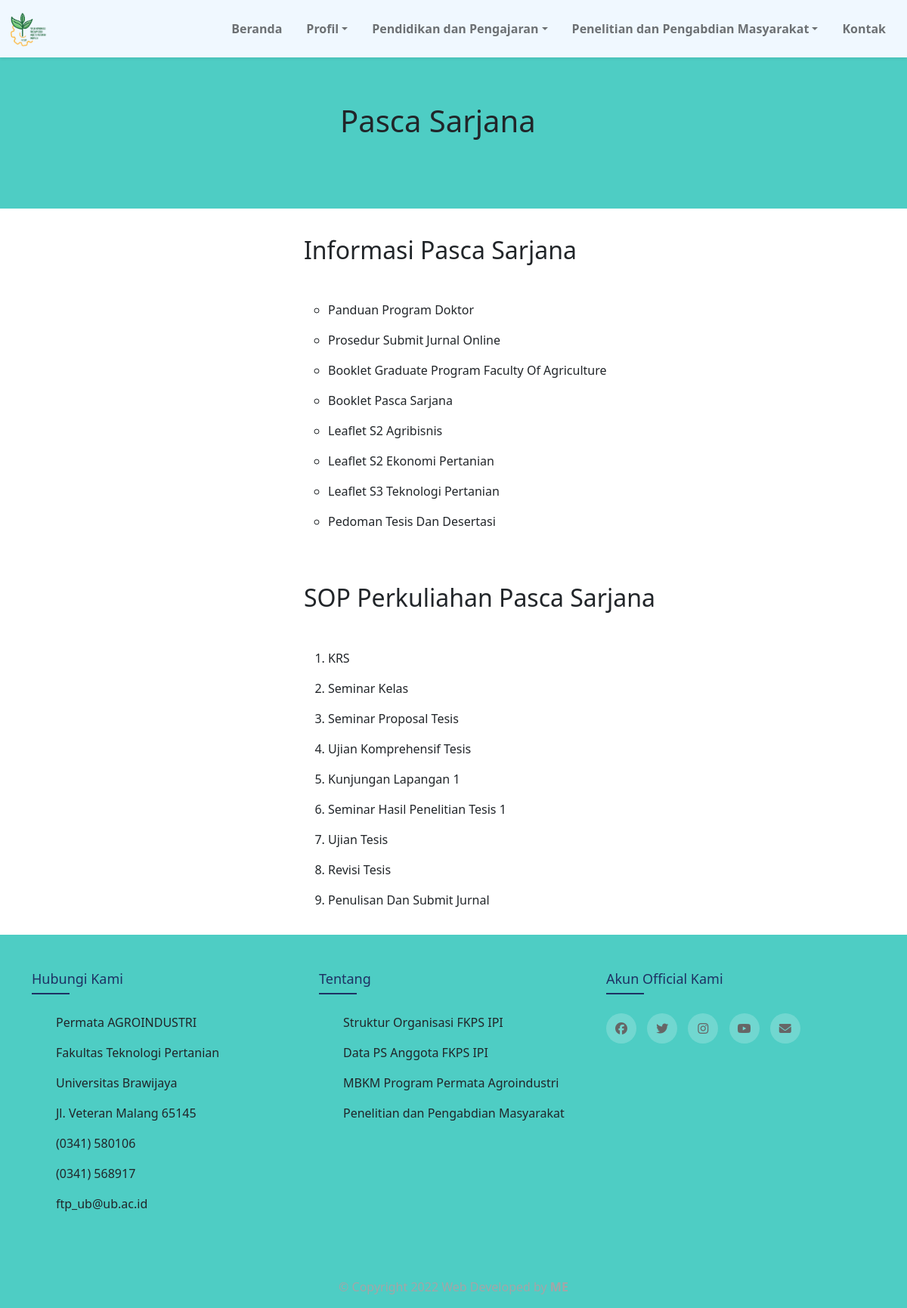
The page /pascasarjana.php on the database its author committed.
### tables this page shows
CREATE TABLE `info_pasca` (
  `id` int(11) NOT NULL,
  `pasca_info` varchar(200) NOT NULL
);

CREATE TABLE `sop_pasca` (
  `id` int(11) NOT NULL,
  `info_sop` varchar(200) NOT NULL
);

### function.php (called while the page is built, shortened)
<?php
$conn = mysqli_connect("localhost", "root", "", "pai");
function query($query) {
    global $conn;
    $result = mysqli_query($conn, $query);
    $rows = [];
    while( $row = mysqli_fetch_assoc($result) ) {
        $rows[] = $row;
    }
    return $rows;
}
?>

### pascasarjana.php (the view, shortened to what this page needs)
<?php
require 'function.php';
$kmps = query("SELECT * FROM info_pasca");
$sop = query("SELECT * FROM sop_pasca");
?>
<!DOCTYPE html>
<html lang="en">
  <head>
    <link rel="stylesheet" href="css/style.css" />
    <link href="https://cdn.jsdelivr.net/npm/bootstrap@5.2.3/dist/css/bootstrap.min.css" rel="stylesheet" />
  </head>
  <body>
    <nav class="navbar navbar-expand-lg shadow-sm">
      <div class="container-fluid">
        <a class="navbar-brand" href="#">
          <div class="logo mx-auto">
            <img src="img/logo.png" alt="logo" width="50" height="50" />
          </div>
        </a>
        <div class="collapse navbar-collapse" id="navbarNavDropdown">
          <ul class="navbar-nav ms-auto">
            <li class="nav-item">
              <a class="nav-link mx-2" href="index.php" style="font-weight: bold">Beranda</a>
            </li>
            <li class="nav-item dropdown">
              <a class="nav-link dropdown-toggle mx-2" href="#" role="button" data-bs-toggle="dropdown" aria-expanded="false" style="font-weight: bold">Profil</a>
            </li>
            <li class="nav-item dropdown">
              <a class="nav-link dropdown-toggle mx-2" href="#" role="button" data-bs-toggle="dropdown" aria-expanded="false" style="font-weight: bold">Pendidikan dan Pengajaran</a>
            </li>
            <li class="nav-item dropdown">
              <a class="nav-link dropdown-toggle mx-2" href="#" role="button" data-bs-toggle="dropdown" aria-expanded="false" style="font-weight: bold">Penelitian dan Pengabdian Masyarakat</a>
            </li>
            <li class="nav-item">
              <a class="nav-link mx-2" href="kontak.php" style="font-weight: bold">Kontak</a>
            </li>
          </ul>
        </div>
      </div>
    </nav>
    <section id="judul">
      <div class="container">
        <div class="row justify-content-center">
          <div class="col-md-6">
            <h1 class="head3 mb-5 ms-5">Pasca Sarjana</h1>
          </div>
        </div>
      </div>
    </section>
    <section id="isi">
      <div class="container">
        <div class="row justify-content-center">
          <div class="col-md-6">
            <h2 class="mb-5">Informasi Pasca Sarjana</h2>
            <ul class="ul1">
              <?php foreach($kmps as $row) : ?>
              <li><p><?= $row["pasca_info"]; ?></p></li>
              <?php endforeach; ?>
            </ul>
          </div>
        </div>
      </div>
    </section>
    <br />
    <br />
    <br />
    <br />
    <br />
    <br />
    <br />
    <section id="isi">
      <div class="container">
        <div class="row justify-content-center">
          <div class="col-md-6">
            <h2 class="mb-5">SOP Perkuliahan Pasca Sarjana</h2>
            <ul class="ul2">
              <?php foreach($sop as $row) : ?>
              <li><p><?= $row["info_sop"]; ?></p></li>
              <?php endforeach; ?>
            </ul>
          </div>
        </div>
      </div>
    </section>
    <br />
    <br />
    <br />
    <br />
    <br />
    <br />
    <br />
    <footer id="footers">
      <div class="container">
        <div class="row row-cols-lg-3 row-cols-1 justify-content-between">
          <div class="footer-col">
            <h4 class="mt-5">Hubungi Kami</h4>
            <ul>
              <li><p>Permata AGROINDUSTRI</p></li>
              <li>
                <p>Fakultas Teknologi Pertanian</p>
                <p>Universitas Brawijaya</p>
                <p>Jl. Veteran Malang 65145</p>
              </li>
              <li>
                <p>(0341) 580106</p>
                <p>(0341) 568917</p>
              </li>
              <li><p>ftp_ub@ub.ac.id</p></li>
            </ul>
          </div>
          <div class="footer-col">
            <h4 class="mt-5">Tentang</h4>
            <ul>
              <li><p>Struktur Organisasi FKPS IPI</p></li>
              <li><p>Data PS Anggota FKPS IPI</p></li>
              <li><p>MBKM Program Permata Agroindustri</p></li>
              <li><p>Penelitian dan Pengabdian Masyarakat</p></li>
            </ul>
          </div>
          <div class="footer-col">
            <h4 class="mt-5">Akun Official Kami</h4>
            <div class="social-links">
              <a href=""><i class="fa-brands fa-facebook"></i></a>
              <a href=""><i class="fa-brands fa-twitter"></i></a>
              <a href=""><i class="fa-brands fa-instagram"></i></a>
              <a href=""><i class="fa-brands fa-youtube"></i></a>
              <a href=""><i class="fa-solid fa-envelope"></i></a>
            </div>
          </div>
        </div>
        <div class="row">
          <div class="col">
            <p class="footer-copyright text-center">
              © Copyright 2022 Web Developed by <a href=""><b>ME</b></a>
            </p>
          </div>
        </div>
      </div>
    </footer>
  </body>
</html>

### css/style.css (style rules this page uses)
.navbar { background-color: aliceblue; }
.head3 { margin-left: 30%; }
#footers { background-color: #4ecdc4; min-height: 60vh; }
.container { max-width: 1170px; margin-bottom: -150px; }
ul { list-style: none; }
.ul1 { list-style-type: circle; }
.ul2 { list-style-type: decimal; }
.row { display: flex; flex-wrap: wrap; }
.footer-col { width: 25%; padding: 0 35px; }
footer .footer-copyright { text-align: center; font-size: 16px; margin-top: 70px; color: #a5a5a7; }
footer .footer-copyright a { color: #a5a5a7; text-decoration: none; }
.footer-col h4 { font-size: 18px; color: #1e3163; text-transform: capitalize; margin-bottom: 35px; font-weight: 500; position: relative; }
.footer-col h4::before { content: ""; position: absolute; left: 0; bottom: -10px; background-color: #1e3163; height: 2px; box-sizing: border-box; width: 50px; }
.footer-col ul li:not(:last-child) { margin-bottom: 10px; }
.footer-col .social-links a { display: inline-block; height: 40px; width: 40px; background-color: rgba(255, 255, 255, 0.2); margin-right: 10px; text-align: center; line-height: 40px; border-radius: 50%; color: #666666; transition: all 0.5s ease; margin-bottom: 10px; }
#judul { background-color: #4ecdc4; width: 100%; height: 200px; left: 0px; top: 297px; padding-top: 5%; padding-left: 10%; }
#isi { margin-top: 3%; margin-left: 10%; }

### rows shown on the page
info_pasca: pasca_info "Panduan Program Doktor"
info_pasca: pasca_info "Prosedur Submit Jurnal Online"
info_pasca: pasca_info "Booklet Graduate Program Faculty Of Agriculture"
info_pasca: pasca_info "Booklet Pasca Sarjana"
info_pasca: pasca_info "Leaflet S2 Agribisnis"
info_pasca: pasca_info "Leaflet S2 Ekonomi Pertanian"
info_pasca: pasca_info "Leaflet S3 Teknologi Pertanian"
info_pasca: pasca_info "Pedoman Tesis Dan Desertasi"
sop_pasca: info_sop "KRS"
sop_pasca: info_sop "Seminar Kelas"
sop_pasca: info_sop "Seminar Proposal Tesis"
sop_pasca: info_sop "Ujian Komprehensif Tesis"
sop_pasca: info_sop "Kunjungan Lapangan 1"
sop_pasca: info_sop "Seminar Hasil Penelitian Tesis 1"
sop_pasca: info_sop "Ujian Tesis"
sop_pasca: info_sop "Revisi Tesis"
sop_pasca: info_sop "Penulisan Dan Submit Jurnal"
